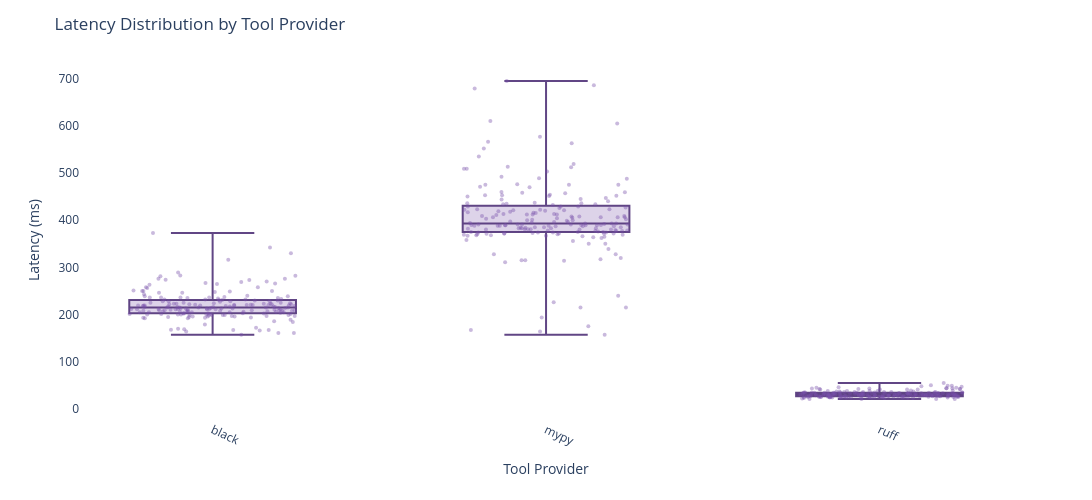

Notebook code for this chart:
### Markdown cell above
### ⏱️ Latency Distribution by Tool (Box Plot with Overlay)

This cell creates a detailed visualization of **latency spread per tool**, combining precise statistical distribution with lightly jittered scatter points to show individual observations.

#### 🧠 What this code does:

* Converts `provider_id` values to human-readable `tool_name`s.
* Parses timestamps and assigns each tool a **numeric x-coordinate** for plotting.
* Adds **horizontal jitter** to each latency point, spreading them slightly to reduce visual overlap.
* Builds two overlaid layers using Plotly:

  1. **Box plots** for each tool’s latency:

     * Shows median, interquartile range, whiskers, and outliers (if any).
     * Styled with consistent violet fills and outlines.
  2. **Scatter trace** of all latency values:

     * Jittered left and right of their corresponding tool box.
     * Semi-transparent for density visibility without visual clutter.

#### 🔍 What you're observing:

* Each box plot shows the **distribution of tool execution times**.
* Points reveal actual latencies, helping identify:

  * Bimodal distributions
  * Outlier clusters
  * Latency consistency (tight boxes with few scattered points)
* Tools with highly variable latencies may require optimization or stability improvements.

This dual-layer view is ideal for **debugging execution bottlenecks**, identifying latency variance across tools, and tracing tool responsiveness under load.

### Code cell
import pandas as pd
import numpy as np
import plotly.graph_objects as go
from app.enums.tool_enums import ToolProvider

# Step 1: Prep
df_tool_expanded['tool_name'] = df_tool_expanded['provider_id'].apply(ToolProvider.get_name)
df_tool_expanded['timestamp'] = pd.to_datetime(df_tool_expanded['timestamp'])

# Step 2: Assign numeric x positions to categories
tool_names = sorted(df_tool_expanded['tool_name'].unique())
tool_to_num = {tool: i for i, tool in enumerate(tool_names)}
df_tool_expanded['x_numeric'] = df_tool_expanded['tool_name'].map(tool_to_num)

# Step 3: Add jitter to numeric x
jitter_strength = 0.25
df_tool_expanded['x_jittered'] = df_tool_expanded['x_numeric'] + np.random.uniform(-jitter_strength, jitter_strength, size=len(df_tool_expanded))

# Step 4: Create traces
box_traces = []
for tool, x_val in tool_to_num.items():
    box_traces.append(go.Box(
        y=df_tool_expanded[df_tool_expanded['tool_name'] == tool]['latency_ms'],
        x=[x_val] * len(df_tool_expanded[df_tool_expanded['tool_name'] == tool]),
        name=tool,
        boxpoints=False,
        fillcolor='rgba(120, 81, 169, 0.25)',  # soft violet fill
        line_color='rgba(80, 50, 120, 0.9)',   # strong edge
        marker_color='rgba(80, 50, 120, 0.9)',
        width=0.5,
        showlegend=False
    ))

scatter_trace = go.Scatter(
    x=df_tool_expanded['x_jittered'],
    y=df_tool_expanded['latency_ms'],
    mode='markers',
    marker=dict(
        color='rgba(120, 81, 169, 0.4)',  # softened violet, translucent
        size=4,
    ),
    hoverinfo='skip',
    showlegend=False
)

# Step 5: Build figure
fig = go.Figure(data=box_traces + [scatter_trace])

# Step 6: Layout
fig.update_layout(
    title="Latency Distribution by Tool Provider",
    xaxis=dict(
        tickmode='array',
        tickvals=list(tool_to_num.values()),
        ticktext=list(tool_to_num.keys()),
        tickangle=25,
        title="Tool Provider"
    ),
    yaxis_title="Latency (ms)",
    width=1500,
    height=500,
    plot_bgcolor='white',
    margin=dict(t=60, b=80)
)

fig.show()

### Figure 1 — Plotly figure (JSON) as saved in the notebook; plotly's stock layout.template omitted (floating-point values rounded to 4 significant figures; data arrays with more than 128 entries replaced by an {"elided": "..."} marker saying what was removed)
{"data": [{"boxpoints": false, "fillcolor": "rgba(120, 81, 169, 0.25)", "line": {"color": "rgba(80, 50, 120, 0.9)"}, "marker": {"color": "rgba(80, 50, 120, 0.9)"}, "name": "black", "showlegend": false, "type": "box", "width": 0.5, "x": {"elided": "184 int values"}, "y": {"elided": "184 int values"}}, {"boxpoints": false, "fillcolor": "rgba(120, 81, 169, 0.25)", "line": {"color": "rgba(80, 50, 120, 0.9)"}, "marker": {"color": "rgba(80, 50, 120, 0.9)"}, "name": "mypy", "showlegend": false, "type": "box", "width": 0.5, "x": {"elided": "184 int values"}, "y": {"elided": "184 int values"}}, {"boxpoints": false, "fillcolor": "rgba(120, 81, 169, 0.25)", "line": {"color": "rgba(80, 50, 120, 0.9)"}, "marker": {"color": "rgba(80, 50, 120, 0.9)"}, "name": "ruff", "showlegend": false, "type": "box", "width": 0.5, "x": {"elided": "184 int values"}, "y": {"elided": "184 int values"}}, {"hoverinfo": "skip", "marker": {"color": "rgba(120, 81, 169, 0.4)", "size": 4}, "mode": "markers", "showlegend": false, "type": "scatter", "x": {"elided": "552 float values"}, "y": {"elided": "552 int values"}}], "layout": {"height": 500, "margin": {"b": 80, "t": 60}, "plot_bgcolor": "white", "title": {"text": "Latency Distribution by Tool Provider"}, "width": 1500, "xaxis": {"tickangle": 25, "tickmode": "array", "ticktext": ["black", "mypy", "ruff"], "tickvals": [0, 1, 2], "title": {"text": "Tool Provider"}}, "yaxis": {"title": {"text": "Latency (ms)"}}}}
